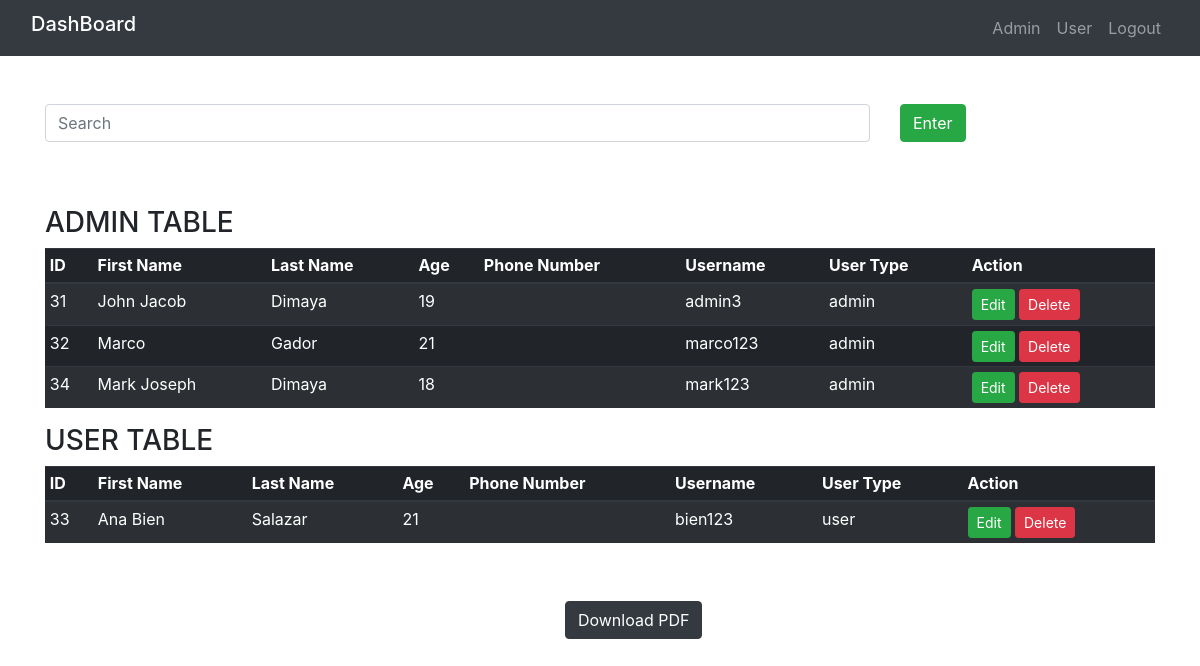
The page /users_tbl.php (signed in) on the database its author committed.
### tables this page shows
CREATE TABLE `tbl_users` (
  `id` int(11) NOT NULL,
  `firstname` varchar(255) DEFAULT NULL,
  `middlename` varchar(255) DEFAULT NULL,
  `lastname` varchar(255) DEFAULT NULL,
  `address` varchar(255) DEFAULT NULL,
  `gender` varchar(255) DEFAULT NULL,
  `age` varchar(255) DEFAULT NULL,
  `dob` date DEFAULT NULL,
  `username` varchar(255) DEFAULT NULL,
  `password` varchar(255) NOT NULL,
  `access` varchar(255) DEFAULT 'user'
);

### php/functions.php (called while the page is built, shortened)
<?php
function view_users() {
    $view = new view();
    $view->view_users();
}
?>

### class/view.php (the view, shortened to what this page needs)
<?php
class view extends config {
    public function view() {
      if (isset($_POST['submit_search'])) {
        $search = $_POST['search'];
        $connection = $this->openConnection();
        $stmt = $connection->prepare("SELECT * FROM `tbl_users` WHERE `id` LIKE '%$search%' OR `firstname` LIKE '%$search%' OR `lastname` LIKE '%$search%' OR `username` LIKE '%$search%'");
        $stmt->execute();
        $data = $stmt->fetchAll();
        $count = $stmt->rowCount();
        if ($count > 0) {
            echo "<h3>Search Results</h3>";
            echo "<table class='table table-dark table-striped table-sm'>";
            echo "<thead>
                <tr>
                  <th> ID </th>
                  <th> First Name </th>
                  <th> Last Name </th>
                  <th> Age </th>
                  <th> Phone Number </th>
                  <th> Username </th>
                  <th> User Type </th>
                  <th> Action </th>
                </tr>
             </thead><tbody>";
             foreach ($data as $datas) {
               echo "<tr>";
               echo "<td>$datas[id]</td>";
               echo "<td>$datas[firstname]</td>";
               echo "<td>$datas[lastname]</td>";
               echo "<td>$datas[age]</td>";
               echo "<td>$datas[phone_number]</td>";
               echo "<td>$datas[username]</td>";
               echo "<td>$datas[access]</td>";
               echo "<td>
                      <a class='btn btn-success btn-sm' href='update_user.php?edit=$datas[id]'>Edit</a>
                      <a class='btn btn-danger btn-sm' href='index.php?delete=$datas[id]'>Delete</a>
                    </td>";
               echo "</tr>";
             }
            echo "</tbody></table>";
        } else {
            echo '<div class=" col-md-9 alert alert-info alert-dismissible fade show" role="alert">
            <strong></strong> No Result Found!
            <button type="button" class="close" data-dismiss="alert" aria-label="Close">
              <span aria-hidden="true">&times;</span>
            </button>
            </div>';
        }
      } else {
        $connection = $this->openConnection();
        $stmt = $connection->prepare("SELECT * FROM `tbl_users` WHERE `access` = 'admin'");
        $stmt->execute();
        $data = $stmt->fetchAll();
        echo "<h3> ADMIN TABLE</h3>";
        echo "<table class='table table-dark table-striped table-sm'>";
        echo "<thead>
            <tr>
              <th> ID </th>
              <th> First Name </th>
              <th> Last Name </th>
              <th> Age </th>
              <th> Phone Number </th>
              <th> Username </th>
              <th> User Type </th>
              <th> Action </th>
            </tr>
         </thead><tbody>";
         foreach ($data as $datas) {
           echo "<tr>";
           echo "<td>$datas[id]</td>";
           echo "<td>$datas[firstname]</td>";
           echo "<td>$datas[lastname]</td>";
           echo "<td>$datas[age]</td>";
           echo "<td>$datas[phone_number]</td>";
           echo "<td>$datas[username]</td>";
           echo "<td>$datas[access]</td>";
           echo "<td>
                  <a class='btn btn-success btn-sm' href='update_user.php?edit=$datas[id]'>Edit</a>
                  <a class='btn btn-danger btn-sm' href='index.php?delete=$datas[id]'>Delete</a>
                </td>";
           echo "</tr>";
         }
        echo "</tbody></table>";
      }
    }
    public function view_users () {
      if (isset($_POST['submit_search'])) {
        $search = $_POST['search'];
        $connection = $this->openConnection();
        $stmt = $connection->prepare("SELECT * FROM `tbl_users` WHERE `id` LIKE '%$search%' OR `firstname` LIKE '%$search%' OR `lastname` LIKE '%$search%' OR `username` LIKE '%$search%'");
        $stmt->execute();
        $data = $stmt->fetchAll();
        $count = $stmt->rowCount();
        if ($count > 0) {
            echo "<h3>Search Results</h3>";
            echo "<table class='table table-dark table-striped table-sm'>";
            echo "<thead>
                <tr>
                  <th> ID </th>
                  <th> First Name </th>
                  <th> Last Name </th>
                  <th> Age </th>
                  <th> Phone Number </th>
                  <th> Username </th>
                  <th> User Type </th>
                  <th> Action </th>
                </tr>
             </thead><tbody>";
             foreach ($data as $datas) {
               echo "<tr>";
               echo "<td>$datas[id]</td>";
               echo "<td>$datas[firstname]</td>";
               echo "<td>$datas[lastname]</td>";
               echo "<td>$datas[age]</td>";
               echo "<td>$datas[phone_number]</td>";
               echo "<td>$datas[username]</td>";
               echo "<td>$datas[access]</td>";
               echo "<td>
                      <a class='btn btn-success btn-sm' href='update_user.php?edit=$datas[id]'>Edit</a>
                      <a class='btn btn-danger btn-sm' href='index.php?delete=$datas[id]'>Delete</a>
                    </td>";
               echo "</tr>";
             }
            echo "</tbody></table>";
        } else {
          echo '<div class=" col-md-9 alert alert-info alert-dismissible fade show" role="alert">
          <strong></strong> No Result Found!
          <button type="button" class="close" data-dismiss="alert" aria-label="Close">
            <span aria-hidden="true">&times;</span>
          </button>
          </div>';
        }
      } else {
        $connection = $this->openConnection();
        $stmt = $connection->prepare("SELECT * FROM `tbl_users` WHERE `access` = 'user'");
        $stmt->execute();
        $data = $stmt->fetchAll();
        echo "<h3> USER TABLE </h3>";
        echo "<table class='table table-dark table-striped table-sm'>";
        echo "<thead>
            <tr>
              <th> ID </th>
              <th> First Name </th>
              <th> Last Name </th>
              <th> Age </th>
              <th> Phone Number </th>
              <th> Username </th>
              <th> User Type </th>
              <th> Action </th>
            </tr>
         </thead><tbody>";
         foreach ($data as $datas) {
           echo "<tr>";
           echo "<td>$datas[id]</td>";
           echo "<td>$datas[firstname]</td>";
           echo "<td>$datas[lastname]</td>";
           echo "<td>$datas[age]</td>";
           echo "<td>$datas[phone_number]</td>";
           echo "<td>$datas[username]</td>";
           echo "<td>$datas[access]</td>";
           echo "<td>
                  <a class='btn btn-success btn-sm' href='update_user.php?edit=$datas[id]'>Edit</a>
                  <a class='btn btn-danger btn-sm' href='index.php?delete=$datas[id]'>Delete</a>
                </td>";
           echo "</tr>";
         }
        echo "</tbody></table>";
      }
    }
}
?>

### users_tbl.php (shortened to what this page needs)
<!DOCTYPE html>
<html lang="en">
<head>
    <link rel="stylesheet" href="css/bootstrap.min.css">
    <link rel="stylesheet" href="css/styles.css">
</head>
<body>
    <div class="container-fluid bg-dark">
        <nav class="navbar navbar-expand-md navbar-dark"> <h5 style="color:white;">DashBoard</h5>
            <div class="collapse navbar-collapse" id="navbarNavAltMarkup">
                <div class="navbar-nav ml-auto">
                    <a class="nav-item nav-link" href="index.php">Admin</a>
                    <a class="nav-item nav-link" href="users_tbl.php">User</a>
                    <a class="nav-item nav-link" href="logout.php">Logout</a>
                </div>
            </div>
        </nav>
    </div>
    <div class="container mt-5">
        <form action="" method="POST">
            <div class="row">
                <div class="col-md-9 form-group">
                    <input class="form-control" type="text" name="search" placeholder="Search" required/>
                </div>
                <div class="col-md">
                    <input class="btn btn-success"type="submit" name="submit_search" value="Enter"/>
                </div>
            </div>
        </form>
    </div>
    <div class="container mt-5">
        <?php view_users() ?>
    </div>
            <div class="col-md mt-5">
            <form action="pdf_users.php" method="POST" target="_blank">
                <input class="btn btn-dark mybtn"type="submit" value="Download PDF"/>
            </form>
            </div>
</body>
</html>

### css/styles.css (style rules this page uses)
* { margin: 0; padding: 0; }
html { background-color: #FFF; color: #FFF; text-rendering: optimizeLegibility; scroll-behavior: smooth; }
.mybtn { margin-top: 10px; margin-left : 47%; }

### rows shown on the page
tbl_users: id "31", firstname "John Jacob", lastname "Dimaya", age "19", username "admin3", access "admin"
tbl_users: id "32", firstname "Marco", lastname "Gador", age "21", username "marco123", access "admin"
tbl_users: id "34", firstname "Mark Joseph", lastname "Dimaya", age "18", username "mark123", access "admin"
tbl_users: id "33", firstname "Ana Bien", lastname "Salazar", age "21", username "bien123", access "user"
